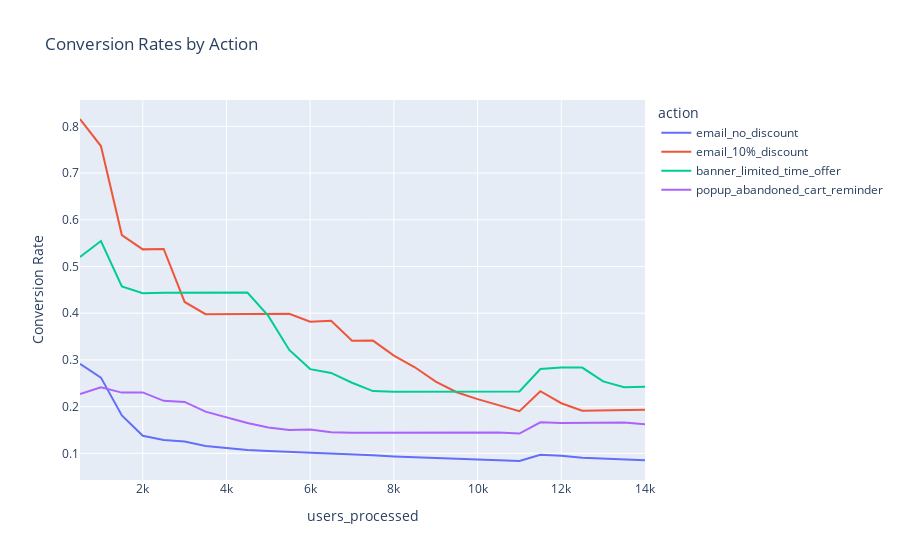

The code cell stored with this chart in its notebook:
### Code cell
# Plot conversion rates by action
fig2 = px.line(
    history_df,
    x='users_processed',
    y='conversion_rate',
    color='action',
    title='Conversion Rates by Action',
    labels={'conversion_rate': 'Conversion Rate'}
)

fig2.show()

### Figure 1 — Plotly figure (JSON) as saved in the notebook; plotly's stock layout.template omitted (floating-point values rounded to 4 significant figures)
{"data": [{"hovertemplate": "action=email_no_discount<br>users_processed=%{x}<br>Conversion Rate=%{y}<extra></extra>", "legendgroup": "email_no_discount", "line": {"color": "#636efa", "dash": "solid"}, "marker": {"symbol": "circle"}, "mode": "lines", "name": "email_no_discount", "orientation": "v", "showlegend": true, "type": "scatter", "x": [500, 1000, 1500, 2000, 2500, 3000, 3500, 4000, 4500, 5000, 5500, 6000, 6500, 7000, 7500, 8000, 8500, 9000, 9500, 10000, 10500, 11000, 11500, 12000, 12500, 13000, 13500, 14000], "xaxis": "x", "y": [0.2915, 0.2621, 0.181, 0.1375, 0.1286, 0.1254, 0.1159, 0.1115, 0.1071, 0.1049, 0.1033, 0.1003, 0.09958, 0.09738, 0.09561, 0.09342, 0.09176, 0.08932, 0.08707, 0.08545, 0.08376, 0.08355, 0.0967, 0.09469, 0.09042, 0.08822, 0.08674, 0.08514], "yaxis": "y"}, {"hovertemplate": "action=email_10%_discount<br>users_processed=%{x}<br>Conversion Rate=%{y}<extra></extra>", "legendgroup": "email_10%_discount", "line": {"color": "#EF553B", "dash": "solid"}, "marker": {"symbol": "circle"}, "mode": "lines", "name": "email_10%_discount", "orientation": "v", "showlegend": true, "type": "scatter", "x": [500, 1000, 1500, 2000, 2500, 3000, 3500, 4000, 4500, 5000, 5500, 6000, 6500, 7000, 7500, 8000, 8500, 9000, 9500, 10000, 10500, 11000, 11500, 12000, 12500, 13000, 13500, 14000], "xaxis": "x", "y": [0.8158, 0.7579, 0.5674, 0.5367, 0.5376, 0.424, 0.3979, 0.3979, 0.3979, 0.3986, 0.3988, 0.3819, 0.3836, 0.3409, 0.3413, 0.3093, 0.2843, 0.2534, 0.2308, 0.216, 0.2037, 0.1903, 0.233, 0.2072, 0.1913, 0.1915, 0.192, 0.1931], "yaxis": "y"}, {"hovertemplate": "action=banner_limited_time_offer<br>users_processed=%{x}<br>Conversion Rate=%{y}<extra></extra>", "legendgroup": "banner_limited_time_offer", "line": {"color": "#00cc96", "dash": "solid"}, "marker": {"symbol": "circle"}, "mode": "lines", "name": "banner_limited_time_offer", "orientation": "v", "showlegend": true, "type": "scatter", "x": [500, 1000, 1500, 2000, 2500, 3000, 3500, 4000, 4500, 5000, 5500, 6000, 6500, 7000, 7500, 8000, 8500, 9000, 9500, 10000, 10500, 11000, 11500, 12000, 12500, 13000, 13500, 14000], "xaxis": "x", "y": [0.5205, 0.5545, 0.4575, 0.4428, 0.4438, 0.444, 0.4443, 0.4444, 0.4444, 0.3943, 0.3213, 0.2803, 0.2721, 0.2511, 0.2332, 0.2319, 0.2319, 0.2319, 0.2319, 0.2319, 0.2319, 0.2324, 0.2806, 0.2835, 0.2835, 0.254, 0.2415, 0.2426], "yaxis": "y"}, {"hovertemplate": "action=popup_abandoned_cart_reminder<br>users_processed=%{x}<br>Conversion Rate=%{y}<extra></extra>", "legendgroup": "popup_abandoned_cart_reminder", "line": {"color": "#ab63fa", "dash": "solid"}, "marker": {"symbol": "circle"}, "mode": "lines", "name": "popup_abandoned_cart_reminder", "orientation": "v", "showlegend": true, "type": "scatter", "x": [500, 1000, 1500, 2000, 2500, 3000, 3500, 4000, 4500, 5000, 5500, 6000, 6500, 7000, 7500, 8000, 8500, 9000, 9500, 10000, 10500, 11000, 11500, 12000, 12500, 13000, 13500, 14000], "xaxis": "x", "y": [0.2269, 0.2413, 0.23, 0.2304, 0.2124, 0.21, 0.1891, 0.177, 0.1651, 0.1553, 0.1499, 0.1508, 0.1452, 0.1441, 0.1443, 0.1445, 0.1445, 0.1445, 0.1445, 0.1445, 0.1445, 0.1422, 0.1665, 0.1651, 0.1651, 0.1656, 0.1661, 0.1621], "yaxis": "y"}], "layout": {"legend": {"title": {"text": "action"}, "tracegroupgap": 0}, "title": {"text": "Conversion Rates by Action"}, "xaxis": {"anchor": "y", "domain": [0, 1], "title": {"text": "users_processed"}}, "yaxis": {"anchor": "x", "domain": [0, 1], "title": {"text": "Conversion Rate"}}}}
